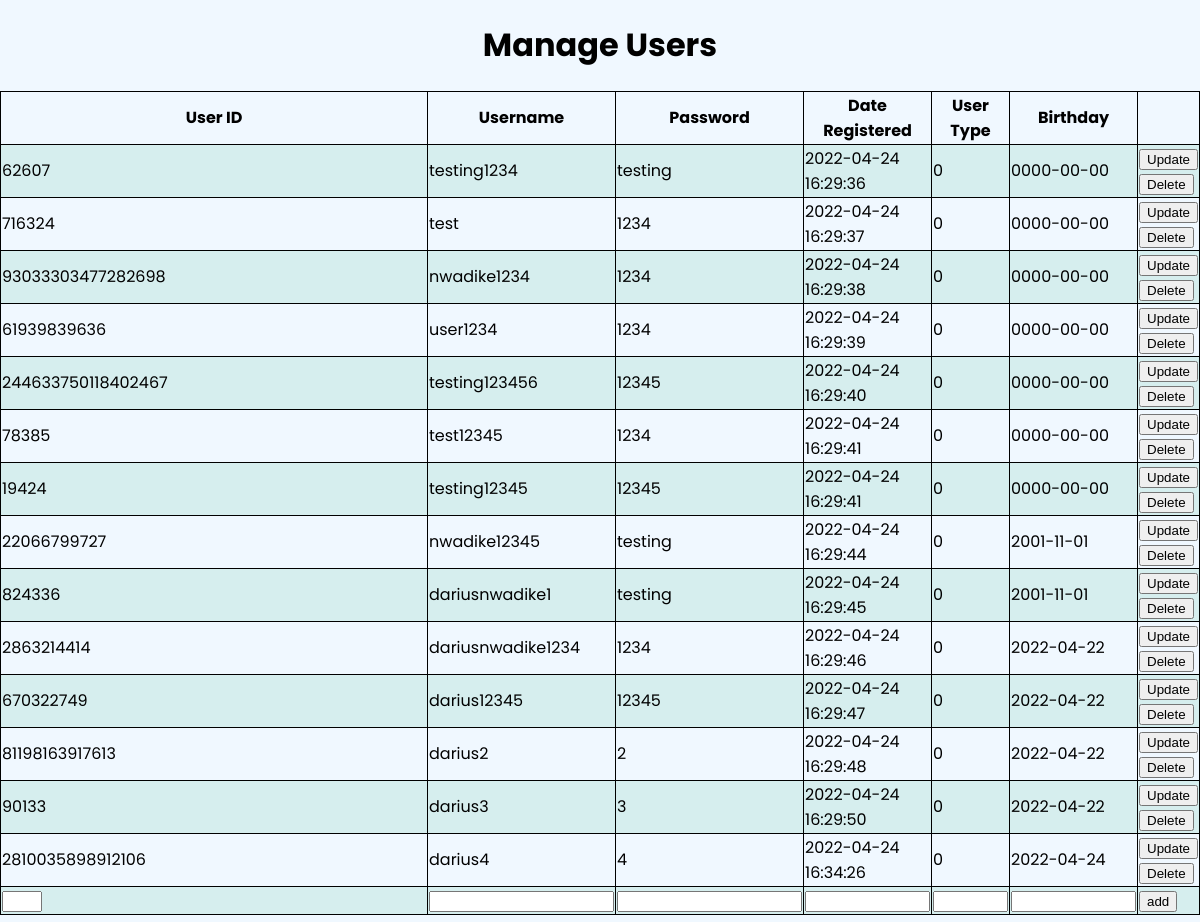
The app's page /manageusers.php (signed in) with its own data.
### tables this page shows
CREATE TABLE `users` (
  `id` bigint(20) NOT NULL,
  `user_id` bigint(20) NOT NULL,
  `firstName` text NOT NULL,
  `lastName` text NOT NULL,
  `email` text NOT NULL,
  `address` text NOT NULL,
  `city` text NOT NULL,
  `state` text NOT NULL,
  `zipCode` text NOT NULL,
  `user_name` varchar(100) NOT NULL,
  `password` varchar(100) NOT NULL,
  `birthday` date NOT NULL,
  `date` timestamp NOT NULL DEFAULT current_timestamp() ON UPDATE current_timestamp(),
  `user_type` int(11) NOT NULL,
  `profile_pic` text NOT NULL,
  `verified` int(11) NOT NULL DEFAULT 0
);

### manageusers.php (the view, shortened to what this page needs)
<?php
	include("connection.php");
    $queryUsers = 'SELECT * FROM users WHERE user_type = 0';
    $users = mysqli_query($con, $queryUsers);
?>
<!doctype HTML>
<html lang="english">
<head>
	<link rel="stylesheet" href="css/account.css">
	<link rel="stylesheet" href="css/manageInventory.css">
	<center>
		<h1>Manage Users</h1>
	</center>
</head>
<body>
	<div style="display:inline-block">
		<center>
			<table>
				<tr>
					<th>User ID</th>
					<th>Username</th>
					<th>Password</th>
					<th>Date Registered</th>
					<th>User Type</th>
					<th>Birthday</th>
				</tr>
				<?php foreach ($users as $user) : ?>
				<tr>
					<td id="id<?php echo $user['user_id']?>" class="block">
						<?php echo $user['user_id']?>
					</td>
					<td id="title<?php echo $user['user_id']?>" class="data">
						<?php echo $user['user_name'] ?>
					</td>
					<td id="author<?php echo $user['user_id']?>" class="data"><?php echo $user['password'] ?>
					</td>
					<td id="genre<?php echo $user['user_id']?>" class="data"><?php echo $user['date'] ?>
					</td>
					<td id="stock<?php echo $user['user_id']?>" class="data"><?php echo $user['user_type'] ?>
					</td>
					<td id="isbn<?php echo $user['user_id']?>" class="data"><?php echo $user['birthday'] ?>
					</td>
					<td id="buttons<?php echo $user['user_id']?>" class="data">
						<button id="save<?php echo $user['user_id']?>"
							onclick="location.href='updateUser.php?id=<?php echo $user['user_id'] ?>'">Update </button> <button
							id="delete<?php echo $user['user_id']?>">Delete</button>
					</td>
				</tr>
				<?php endforeach?>
				<tr>
					<td><input type="text" style="width:40px"></td>
					<td><input type="text"></td>
					<td><input type="text"></td>
					<td><input type="text" style="width:125px"></td>
					<td><input type="text" style="width:75px"></td>
					<td><input type="text" style="width:125px"></td>
					<td><button>add</button></td>
				</tr>
			</table>
		</center>
	</div>
</body>
</html>

### css/account.css (style rules this page uses)
body { margin: 0px; padding: 0px; font-family: poppins; background-color: aliceblue; }
* { box-sizing: border-box; }
table, th, td { border: 1px solid black; border-collapse: collapse; width: 100%; }
tr:nth-child(even) { background-color: #d6eeee; }
tr { border-bottom: 1px solid #ddd; }

### css/manageInventory.css (style rules this page uses)
table, th, td { border: 1px solid black; border-collapse: collapse; width: 100%; }
tr:nth-child(even) { background-color: #D6EEEE; }
tr { border-bottom: 1px solid #ddd; }

### records on screen
users: user "62607", user_name "testing1234", password "testing", date "2022-04-24 16:29:36", user_type "0", birthday "0000-00-00"
users: user "716324", user_name "test", password "1234", date "2022-04-24 16:29:37", user_type "0", birthday "0000-00-00"
users: user "93033303477282698", user_name "nwadike1234", password "1234", date "2022-04-24 16:29:38", user_type "0", birthday "0000-00-00"
users: user "61939839636", user_name "user1234", password "1234", date "2022-04-24 16:29:39", user_type "0", birthday "0000-00-00"
users: user "244633750118402467", user_name "testing123456", password "12345", date "2022-04-24 16:29:40", user_type "0", birthday "0000-00-00"
users: user "78385", user_name "test12345", password "1234", date "2022-04-24 16:29:41", user_type "0", birthday "0000-00-00"
users: user "19424", user_name "testing12345", password "12345", date "2022-04-24 16:29:41", user_type "0", birthday "0000-00-00"
users: user "22066799727", user_name "nwadike12345", password "testing", date "2022-04-24 16:29:44", user_type "0", birthday "2001-11-01"
users: user "824336", user_name "dariusnwadike1", password "testing", date "2022-04-24 16:29:45", user_type "0", birthday "2001-11-01"
users: user "2863214414", user_name "dariusnwadike1234", password "1234", date "2022-04-24 16:29:46", user_type "0", birthday "2022-04-22"
users: user "670322749", user_name "darius12345", password "12345", date "2022-04-24 16:29:47", user_type "0", birthday "2022-04-22"
users: user "81198163917613", user_name "darius2", password "2", date "2022-04-24 16:29:48", user_type "0", birthday "2022-04-22"
users: user "90133", user_name "darius3", password "3", date "2022-04-24 16:29:50", user_type "0", birthday "2022-04-22"
users: user "2810035898912106", user_name "darius4", password "4", date "2022-04-24 16:34:26", user_type "0", birthday "2022-04-24"
